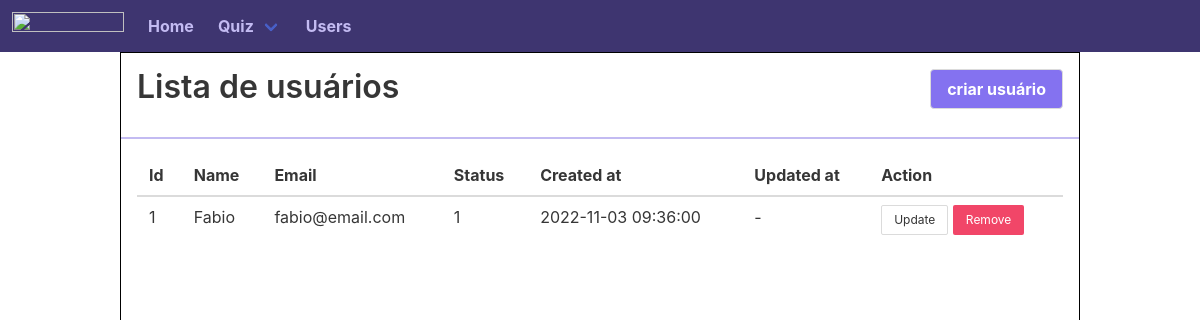
The page /user/ on the database its author committed.
### app/models/user.py (models this page shows, shortened)
class User(db.Model):
    __tablename__ = 'user'
    id = db.Column(db.Integer, primary_key=True)
    name = db.Column(db.String(100), nullable=False)
    email = db.Column(db.String(100), nullable=False, unique=True)
    password = db.Column(db.String(100), nullable=False)
    status = db.Column(db.SmallInteger, nullable=False)
    created_at = db.Column(db.DateTime, nullable=False)
    updated_at = db.Column(db.DateTime, nullable=True)
    quiz = db.relationship("Quiz")
    answer = db.relationship("Answer")

### app/users/controller.py (the view)
@user_controller.route('/', methods=['GET'])
def users():
    if request.method == 'GET':
        users = User.query.all()
        return render_template("list-users.html", users=users)

### app/__init__.py (called while the page is built)
def render_login_button():
    return True if session.get('email') else False

### app/templates/list-users.html (shortened to what this page needs)
{% extends 'content.html' %}
{% block content %}
<div class="all-width content">
  <div class="header-with-button">
    <h1>Lista de usuários</h1>
    <a href="/user/create"><button class="button">criar usuário</button></a>
  </div>
  <div class="list-body">
    <table class="table is-striped">
      <thead>
        <tr>
          <th>Id</th>
          <th>Name</th>
          <th>Email</th>
          <th>Status</th>
          <th>Created at</th>
          <th>Updated at</th>
          <th>Action</th>
        </tr>
      </thead>
      <tbody>
        {% for user in users %}
        <tr>
          <td>{{ user.id }}</td>
          <td>{{ user.name }}</td>
          <td>{{ user.email }}</td>
          <td>{{ user.status }}</td>
          <td>{{ user.created_at }}</td>
          <td>
            {% if user.updated_at %}
            {{ user.updated_at }}
            {% else %}
            -
            {% endif %}
          </td>
          <td>
            <a href="/user/{{ user.id }}">
              <button class="button is-small">Update</button>
            </a>
            <button class="button is-small is-danger" onclick="changeVal('{{ user.id }}');">Remove</button>
          </td>
        </tr>
        {% endfor %}
      </tbody>
    </table>
  </div>
</div>
{% endblock %}

### app/static/css/base.css (style rules this page uses)
* { margin: 0; padding: 0; --colorDark: #5a5670; --colorPurpleDarker: #3e3570; --colorPurple: #6859bd; --colorPurpleLighter: #8472f0; --colorLight: #c3bbf2; }

### app/static/css/content.css (style rules this page uses)
.all-width { width: 100vw; }
.header-with-button { display: flex; justify-content: space-between; padding: 1em; border-bottom: 2px solid var(--colorLight); }
.header-with-button button { background-color: var(--colorPurpleLighter); color: white; font-weight: bold; }
.list-body { padding: 1em; }

### rows shown on the page
User: id "1", name "Fabio", email "fabio@email.com", status "1", created_at "2022-11-03 09:36:00"
